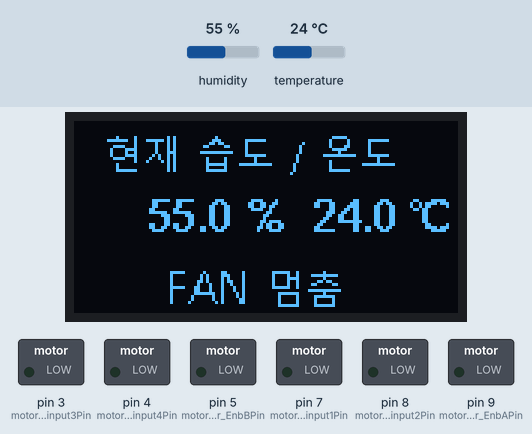
A sketch run on a simulated Arduino Nano, built with avr-gcc and run on an emulated ATmega328P. Parts: 128×64 one-colour display, switched loads named in the sketch (green lamp = pin HIGH). The inputs (shaded band) are chosen by the test bench; at power-on: humidity 55 %, temperature 24 °C. What the sketch prints to the serial monitor is not drawn.

Above: at 5.2 s.
5.3 s: humidity set to 22 %
At 8.3 s:
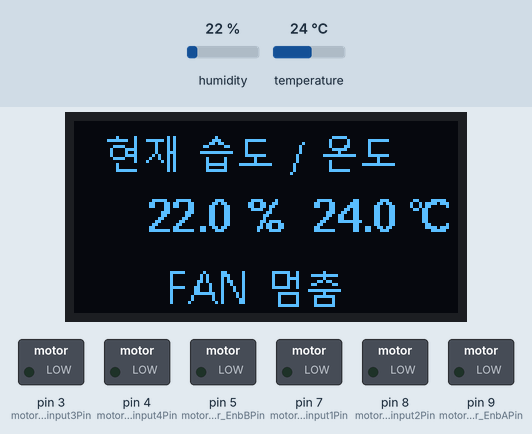
8.6 s: humidity set to 35 %
At 10.2 s:
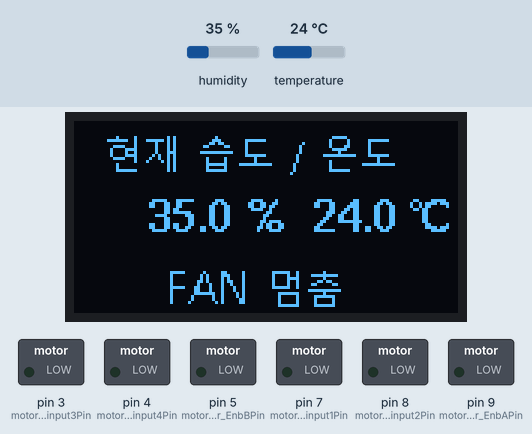
11.9 s: humidity set to 38 %
At 14.9 s:
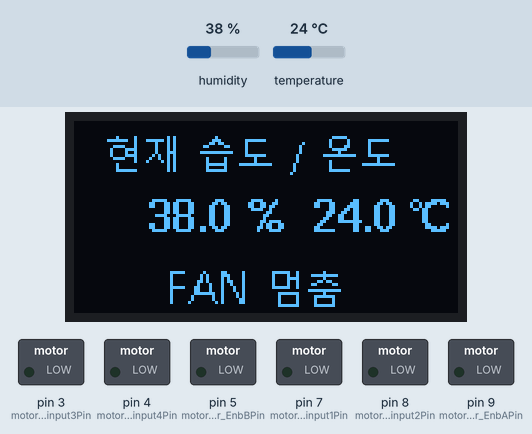
15.2 s: temperature set to 12 °C
At 16.4 s:
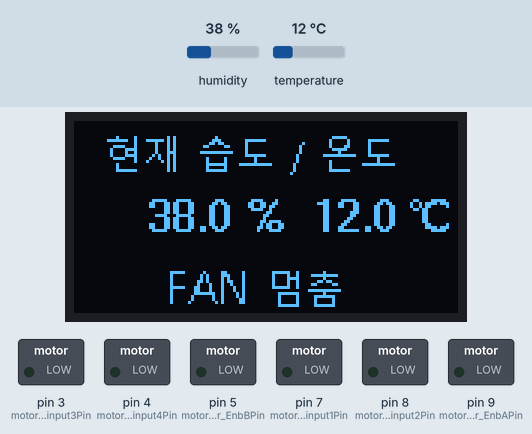
18.5 s: humidity set to 44 %
At 21.0 s:
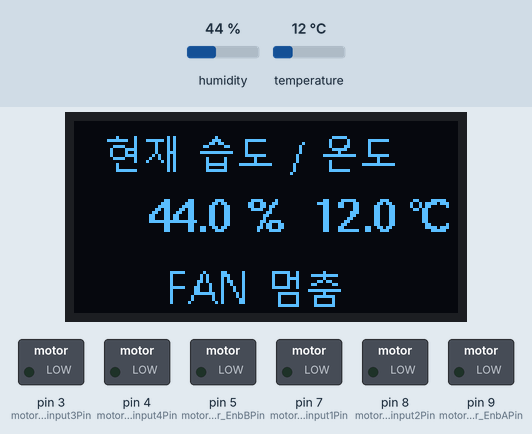
21.8 s: humidity set to 47 %
At 25.4 s:
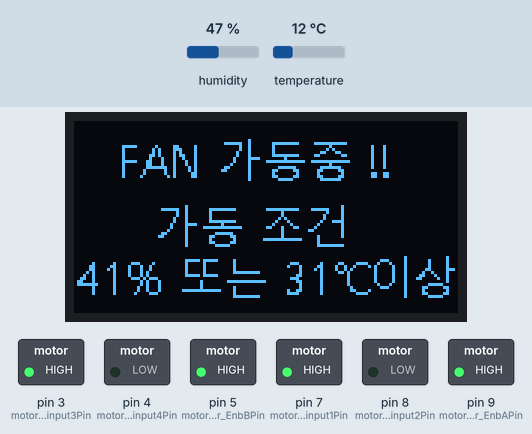
Timing chart, 0 to 35.7 s (numbered marks = the images above; inputs shaded):
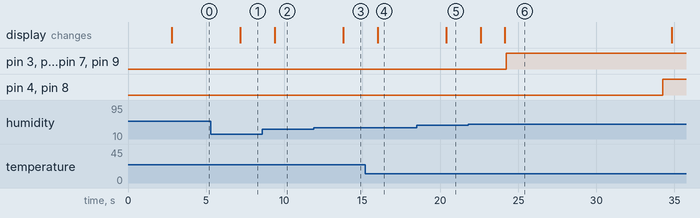

Measured:
- the behaviour switches between 45 and 46 % on humidity (found by bisection; images 5 and 6)
- after the input at 5.3 s, the display: changes after 1.9 s (image 1)
- after the input at 8.6 s, the display: changes after 0.79 s (image 2)
- after the input at 11.9 s, the display: changes after 1.9 s (image 3)
- after the input at 15.2 s, the display: changes after 0.79 s (image 4)
- after the input at 18.5 s, the display: changes after 1.9 s (image 5)
- after the input at 21.8 s, pin 3 (motorDriver_input3Pin), pin 5 (motorDriver_EnbBPin), pin 7 (motorDriver_input1Pin), pin 9 (motorDriver_EnbAPin): LOW → HIGH after 2.4 s instead of 13.4 s; pin 4 (motorDriver_input4Pin), pin 8 (motorDriver_input2Pin): LOW → HIGH after 12.4 s; the display: first changes after 0.79 s (image 6 shows a later state)

The sketch:

fancontrolbyhumi003.ino
```cpp
/*
버전 관리
숫자 없는 버전은  dht22 , oled  핀 배정 및 작동 확인 및 millis를 활용까지 한 버전입니다.
버전 002 는 모터 드라이버 + 12 fan 1ea 그리고 2개까지 작동 + 온도 / 습도  5회 평균값 을 비교해서 다음 동작을 하게 하는 버전

RED PCB 의 드라이버는 고전압에 따른 점퍼핀 제거를 안하여 내부손상되었습니다.
VCC 에 12이상! 전압을 넣을경우 반드시 12V GND 글씨위에 있는 점퍼핀을 제거 해야합니다.
7V ~ 11V 사이는 제거 안하고 사용해도 내부적으로 7805가 5V를 발생 , 내부회로에
쓰일수 있게 해줍니다.

GREN PCB의 경우 S1 이라는 하는 푸쉬 버튼이 있는데 이게 위에 언급한 점퍼핀하고
같은 역활을 합니다.
눌려있으면 +5V 에서  5V가 안 나옵니다.
올라와 있으면 +5V에서 5V가 출력 되는데 이를 아두이노 또는 다른 기기의 5V로
활용이 가능합니다.

정리하자면 외부 입력전압이 12V 이상 ~ L298N의 데이타 시트상의 제원에 맞는 화면글씨뜨게
VCC 라면  점퍼핀 제거 또는 S1이 눌려져 있어야 제대로 작동합니다.

analogWrite가 되는 디지털핀에  ENA 또는 ENB 핀을 연결해야 모터제어가 됩니다.
예를 들어 ENA에 D12번을연결하면  MAX 255 에서 작동되나 100정도로 낮추면 작동을 안합니다.
원인은 analogWrite를 표현못하는 디지털핀이라그렇습니다. ( 핀맵 필히 참고 )

그래서 D5 , D6에 ENA , ENB를 연결하면 제대로 100값을 출력해주기에 모터 전압이 제대로 나옵니다.

다만 fan의 경우  255 맥스 출력이 아니고선 고주파음이 발생 합니다.


버전 003 는 oled 부분에 온도 / 습도 / 팬 1 속도 ? 또는 % 가동 / 팬 2 의 속도 또는 % 가동 표시 하는 버전입니다.
            002버전까자의 데이타를 가지고 온습도에 따른 팬 을 껐다가 켜고  이를 oled에서 확인 할수 있는 버전입니다.
            oled ui 개선 버전 이자 마지막 버전으로 최대한 한글로 표현하는게 목적입니다.
            21년 7월 24일 완료.


*/

/*
dht22  -  5v -> arduino nano 5v
          Signal -> arduino nano D12
          nc -> none
          GND -> arduino nano GND

Oled 0.96 Inch - 5v -> arduino nano 5v
                 gnd -> arduino nano GND
                 SCL -> arduino nano A5
                 SDA  -> arduino nano A4

L298N (GREEN) -  +12V -> VCC
                 GND  -> arduino nano GND
                  < A SIDE >
                 arduino nano+5v  -> 5V
                 arduino nano D3  -> INA Pin
                 arduino nano D4  -> INB Pin
                 arduino nano D5  -> ENA

                < B SIDE >
                 arduino nano+5v  -> 5V
                 arduino nano D7  -> INC Pin
                 arduino nano D8  -> IND Pin
                 arduino nano D6  -> ENB

*/


#include <dht.h>  // By  Rob Tillaart 함수입니다. 타 dht 함수와 사용방법이 살짝 틀립니다.
#include "U8glib.h"

dht DHT;
#define DHT22_PIN 12  // DHT22 Signal을 D12에 배정

int preTime;
int nowTime;
int intervelTime = 2200;  // dht 함수 실행 간격 msec

int preTime2;
int nowTime2;
int intervelTime2 = 5500;

int sensorCount = 0;

int humiditySum = 0;
int humidityAverage = 0;
int temperatureSum = 0;
int temperatureAverage = 0;

// Oled 0.96 구동 드라이버 호출  , SCL = A5 , SDA = A4
U8GLIB_SSD1306_128X64 u8g(U8G_I2C_OPT_DEV_0|U8G_I2C_OPT_NO_ACK|U8G_I2C_OPT_FAST);  // Fast I2C / TWI


//모터 드라이버 모듈  A측 제어핀
#define motorDriver_input1Pin 7
#define motorDriver_input2Pin 8
#define motorDriver_EnbAPin 9  // analogWrite가 되는 디지털핀 D5
//모터 드라이버 모듈  B측 제어핀
#define motorDriver_input3Pin 3
#define motorDriver_input4Pin 4
#define motorDriver_EnbBPin 5 // analogWrite가 되는 디지털핀 D9

int motor_Delay = 10000; //10초


// ***** 한글 비트맵 넣기 ******
const unsigned char firstscreen[] PROGMEM = {
0x00, 0x00, 0x00, 0x00, 0x00, 0x00, 0x00, 0x00, 0x00, 0x00, 0x00, 0x00, 0x00, 0x00, 0x00, 0x00,
0x00, 0x00, 0x00, 0x00, 0x00, 0x00, 0x00, 0x00, 0x00, 0x00, 0x00, 0x00, 0x00, 0x00, 0x00, 0x00,
0x00, 0x00, 0x00, 0x00, 0x00, 0x00, 0x00, 0x00, 0x00, 0x00, 0x00, 0x00, 0x00, 0x00, 0x00, 0x00,
0x00, 0x00, 0x00, 0x00, 0x00, 0x00, 0x00, 0x00, 0x00, 0x00, 0x00, 0x00, 0x00, 0x00, 0x00, 0x00,
0x00, 0x00, 0x00, 0x00, 0x00, 0x00, 0x00, 0x00, 0x00, 0x00, 0x00, 0x00, 0x00, 0x00, 0x00, 0x00,
0x00, 0x02, 0x08, 0x01, 0x40, 0x01, 0x00, 0x00, 0x00, 0x00, 0x03, 0xE0, 0x00, 0x00, 0x00, 0x00,
0x00, 0x1F, 0xC8, 0xFD, 0x40, 0x03, 0x80, 0x7F, 0x00, 0x00, 0x04, 0x10, 0x3F, 0x80, 0x00, 0x00,
0x00, 0x00, 0x08, 0x11, 0x40, 0x06, 0xC0, 0x40, 0x00, 0x08, 0x04, 0x10, 0x20, 0x00, 0x00, 0x00,
0x00, 0x07, 0x88, 0x11, 0x40, 0x18, 0x30, 0x40, 0x00, 0x10, 0x04, 0x30, 0x20, 0x00, 0x00, 0x00,
0x00, 0x08, 0x78, 0x11, 0x40, 0x00, 0x00, 0x40, 0x00, 0x10, 0x03, 0xE0, 0x20, 0x00, 0x00, 0x00,
0x00, 0x08, 0x48, 0x11, 0xC0, 0x3F, 0xF8, 0x40, 0x00, 0x10, 0x00, 0x80, 0x20, 0x00, 0x00, 0x00,
0x00, 0x08, 0x78, 0x29, 0x40, 0x00, 0x00, 0x7F, 0x00, 0x20, 0x1F, 0xFC, 0x3F, 0x80, 0x00, 0x00,
0x00, 0x07, 0x88, 0x49, 0x40, 0x08, 0x20, 0x08, 0x00, 0x20, 0x00, 0x00, 0x04, 0x00, 0x00, 0x00,
0x00, 0x00, 0x08, 0x85, 0x40, 0x08, 0x20, 0x08, 0x00, 0x20, 0x04, 0x00, 0x04, 0x00, 0x00, 0x00,
0x00, 0x02, 0x00, 0x01, 0x40, 0x0F, 0xE1, 0xFF, 0xC0, 0x40, 0x04, 0x00, 0xFF, 0xE0, 0x00, 0x00,
0x00, 0x02, 0x00, 0x01, 0x40, 0x08, 0x20, 0x00, 0x00, 0x40, 0x04, 0x00, 0x00, 0x00, 0x00, 0x00,
0x00, 0x03, 0xF8, 0x01, 0x40, 0x0F, 0xE0, 0x00, 0x00, 0x40, 0x07, 0xF0, 0x00, 0x00, 0x00, 0x00,
0x00, 0x00, 0x00, 0x00, 0x00, 0x00, 0x00, 0x00, 0x00, 0x80, 0x00, 0x00, 0x00, 0x00, 0x00, 0x00,
0x00, 0x00, 0x00, 0x00, 0x00, 0x00, 0x00, 0x00, 0x00, 0x00, 0x00, 0x00, 0x00, 0x00, 0x00, 0x00,
0x00, 0x00, 0x00, 0x00, 0x00, 0x00, 0x00, 0x00, 0x00, 0x00, 0x00, 0x00, 0x00, 0x00, 0x00, 0x00,
0x00, 0x00, 0x00, 0x00, 0x00, 0x00, 0x00, 0x00, 0x00, 0x00, 0x00, 0x00, 0x00, 0x00, 0x00, 0x00,
0x00, 0x00, 0x00, 0x00, 0x00, 0x00, 0x00, 0x00, 0x00, 0x00, 0x00, 0x00, 0x00, 0x00, 0x00, 0x00,
0x00, 0x00, 0x00, 0x00, 0x00, 0x00, 0x00, 0x00, 0x00, 0x00, 0x00, 0x00, 0x00, 0x00, 0x00, 0x00,
0x00, 0x00, 0x00, 0x00, 0x00, 0x00, 0x00, 0x00, 0x00, 0x00, 0x00, 0x00, 0x00, 0x00, 0x00, 0x00,
0x00, 0x00, 0x00, 0x00, 0x00, 0x00, 0x00, 0x00, 0x00, 0x00, 0x00, 0x00, 0x00, 0x00, 0x00, 0x00,
0x00, 0x00, 0x00, 0x00, 0x00, 0x00, 0x00, 0x00, 0x00, 0x00, 0x00, 0x00, 0x00, 0x00, 0x00, 0x00,
0x00, 0x00, 0x00, 0x00, 0x00, 0x00, 0x00, 0x00, 0x00, 0x00, 0x00, 0x00, 0x00, 0x00, 0x00, 0x00,
0x00, 0x00, 0x00, 0x00, 0x00, 0x00, 0x00, 0x00, 0x00, 0x00, 0x00, 0x00, 0x00, 0x00, 0x00, 0x00,
0x00, 0x00, 0x00, 0x00, 0x00, 0x00, 0x00, 0x00, 0x00, 0x00, 0x00, 0x00, 0x00, 0x00, 0x00, 0x00,
0x00, 0x00, 0x00, 0x00, 0x00, 0x00, 0x00, 0x00, 0x00, 0x00, 0x00, 0x00, 0x00, 0x00, 0x00, 0x00,
0x00, 0x00, 0x00, 0x00, 0x00, 0x00, 0x00, 0x00, 0x00, 0x00, 0x00, 0x00, 0x00, 0x00, 0x00, 0x00,
0x00, 0x00, 0x00, 0x00, 0x00, 0x00, 0x00, 0x00, 0x00, 0x00, 0x00, 0x00, 0x00, 0x00, 0x00, 0x00,
0x00, 0x00, 0x00, 0x00, 0x00, 0x00, 0x00, 0x00, 0x00, 0x00, 0x00, 0x00, 0x00, 0x00, 0x00, 0x00,
0x00, 0x00, 0x00, 0x00, 0x00, 0x00, 0x00, 0x00, 0x00, 0x00, 0x00, 0x00, 0x00, 0x00, 0x00, 0x00,
0x00, 0x00, 0x00, 0x00, 0x00, 0x00, 0x00, 0x00, 0x00, 0x00, 0x00, 0x00, 0x00, 0x00, 0x00, 0x00,
0x00, 0x00, 0x00, 0x00, 0x00, 0x00, 0x00, 0x00, 0x00, 0x00, 0x00, 0x00, 0x00, 0x00, 0x00, 0x00,
0x00, 0x00, 0x00, 0x00, 0x00, 0x00, 0x00, 0x00, 0x00, 0x00, 0x00, 0x00, 0x00, 0x00, 0x00, 0x00,
0x00, 0x00, 0x00, 0x00, 0x00, 0x00, 0x00, 0x00, 0x00, 0x00, 0x00, 0x00, 0x00, 0x00, 0x00, 0x00,
0x00, 0x00, 0x00, 0x00, 0x00, 0x00, 0x00, 0x00, 0x00, 0x00, 0x00, 0x00, 0x00, 0x00, 0x00, 0x00,
0x00, 0x00, 0x00, 0x00, 0x00, 0x00, 0x00, 0x00, 0x00, 0x00, 0x00, 0x00, 0x00, 0x00, 0x00, 0x00,
0x00, 0x00, 0x00, 0x00, 0x00, 0x00, 0x00, 0x00, 0x00, 0x00, 0x00, 0x00, 0x00, 0x00, 0x00, 0x00,
0x00, 0x00, 0x00, 0x00, 0x00, 0x00, 0x00, 0x00, 0x00, 0x00, 0x00, 0x00, 0x00, 0x00, 0x00, 0x00,
0x00, 0x00, 0x00, 0x00, 0x00, 0x00, 0x00, 0x00, 0x00, 0x00, 0x00, 0x00, 0x00, 0x00, 0x00, 0x00,
0x00, 0x00, 0x00, 0x00, 0x00, 0x00, 0x00, 0x00, 0x00, 0x00, 0x00, 0x00, 0x00, 0x00, 0x00, 0x00,
0x00, 0x00, 0x00, 0x00, 0x00, 0x00, 0x00, 0x00, 0x00, 0x00, 0x00, 0x00, 0x00, 0x00, 0x00, 0x00,
0x00, 0x00, 0x00, 0x00, 0x00, 0x00, 0x00, 0x00, 0x00, 0x00, 0x00, 0x00, 0x00, 0x00, 0x00, 0x00,
0x00, 0x00, 0x00, 0x00, 0x00, 0x00, 0x00, 0x00, 0x00, 0x00, 0x00, 0x00, 0x00, 0x00, 0x00, 0x00,
0x00, 0x00, 0x00, 0x00, 0x00, 0x00, 0x00, 0x00, 0x00, 0x00, 0x00, 0x00, 0x00, 0x00, 0x00, 0x00,
0x00, 0x00, 0x00, 0x00, 0x00, 0x00, 0x00, 0x00, 0x00, 0x00, 0x00, 0x00, 0x00, 0x00, 0x00, 0x00,
0x00, 0x00, 0x00, 0x00, 0x00, 0x00, 0x00, 0x00, 0x00, 0x00, 0x00, 0x00, 0x00, 0x00, 0x00, 0x00,
0x00, 0x00, 0x00, 0x00, 0xF8, 0x10, 0x60, 0x80, 0x3F, 0x20, 0x10, 0x00, 0x00, 0x00, 0x00, 0x00,
0x00, 0x00, 0x00, 0x00, 0x80, 0x28, 0x70, 0x80, 0x21, 0x21, 0xFF, 0x00, 0x00, 0x00, 0x00, 0x00,
0x00, 0x00, 0x00, 0x00, 0x80, 0x28, 0x50, 0x80, 0x21, 0xE0, 0x10, 0x00, 0x00, 0x00, 0x00, 0x00,
0x00, 0x00, 0x00, 0x00, 0x80, 0x68, 0x58, 0x80, 0x21, 0x20, 0x6C, 0x00, 0x00, 0x00, 0x00, 0x00,
0x00, 0x00, 0x00, 0x00, 0x80, 0x44, 0x48, 0x80, 0x21, 0x21, 0x83, 0x00, 0x00, 0x00, 0x00, 0x00,
0x00, 0x00, 0x00, 0x00, 0xF8, 0xC4, 0x44, 0x80, 0x3F, 0x20, 0x00, 0x00, 0x00, 0x00, 0x00, 0x00,
0x00, 0x00, 0x00, 0x00, 0x80, 0xC4, 0x44, 0x80, 0x00, 0x03, 0xFF, 0x80, 0x00, 0x00, 0x00, 0x00,
0x00, 0x00, 0x00, 0x00, 0x80, 0xFE, 0x42, 0x80, 0x0F, 0xE0, 0x10, 0x00, 0x00, 0x00, 0x00, 0x00,
0x00, 0x00, 0x00, 0x00, 0x81, 0x02, 0x42, 0x80, 0x08, 0x20, 0xFE, 0x00, 0x00, 0x00, 0x00, 0x00,
0x00, 0x00, 0x00, 0x00, 0x81, 0x02, 0x41, 0x80, 0x08, 0x20, 0x82, 0x00, 0x00, 0x00, 0x00, 0x00,
0x00, 0x00, 0x00, 0x00, 0x82, 0x01, 0x41, 0x80, 0x08, 0x20, 0x82, 0x00, 0x00, 0x00, 0x00, 0x00,
0x00, 0x00, 0x00, 0x00, 0x00, 0x00, 0x00, 0x00, 0x0F, 0xE0, 0xFE, 0x00, 0x00, 0x00, 0x00, 0x00,
0x00, 0x00, 0x00, 0x00, 0x00, 0x00, 0x00, 0x00, 0x00, 0x00, 0x00, 0x00, 0x00, 0x00, 0x00, 0x00,
0x00, 0x00, 0x00, 0x00, 0x00, 0x00, 0x00, 0x00, 0x00, 0x00, 0x00, 0x00, 0x00, 0x00, 0x00, 0x00
};

const unsigned char secondscreen[] PROGMEM = {
0x00, 0x00, 0x00, 0x00, 0x00, 0x00, 0x00, 0x00, 0x00, 0x00, 0x00, 0x00, 0x00, 0x00, 0x00, 0x00,
0x00, 0x00, 0x00, 0x00, 0x00, 0x00, 0x00, 0x00, 0x00, 0x00, 0x00, 0x00, 0x00, 0x00, 0x00, 0x00,
0x00, 0x00, 0x00, 0x00, 0x00, 0x00, 0x00, 0x00, 0x00, 0x00, 0x00, 0x00, 0x00, 0x00, 0x00, 0x00,
0x00, 0x00, 0x00, 0x00, 0x00, 0x00, 0x00, 0x00, 0x00, 0x00, 0x00, 0x00, 0x00, 0x00, 0x00, 0x00,
0x00, 0x00, 0x00, 0x00, 0x00, 0x00, 0x00, 0x00, 0x00, 0x00, 0x00, 0x00, 0x00, 0x00, 0x00, 0x00,
0x00, 0x00, 0x00, 0x00, 0x00, 0x00, 0x00, 0x00, 0x00, 0x00, 0x00, 0x00, 0x00, 0x00, 0x00, 0x00,
0x00, 0x00, 0x00, 0x00, 0x00, 0x00, 0x00, 0x20, 0x00, 0x00, 0x00, 0x00, 0x00, 0x00, 0x00, 0x00,
0x00, 0x00, 0x00, 0x00, 0x00, 0x00, 0x3F, 0x20, 0x3F, 0xE0, 0xFF, 0xE0, 0x00, 0x00, 0x00, 0x00,
0x00, 0x00, 0xF8, 0x10, 0x60, 0x80, 0x01, 0x20, 0x20, 0x00, 0x04, 0x00, 0x11, 0x00, 0x00, 0x00,
0x00, 0x00, 0x80, 0x28, 0x70, 0x80, 0x01, 0x20, 0x20, 0x00, 0x0A, 0x00, 0x11, 0x00, 0x00, 0x00,
0x00, 0x00, 0x80, 0x28, 0x50, 0x80, 0x02, 0x20, 0x20, 0x00, 0x31, 0x80, 0x11, 0x00, 0x00, 0x00,
0x00, 0x00, 0x80, 0x68, 0x58, 0x80, 0x02, 0x20, 0x3F, 0xE0, 0xC0, 0x60, 0x11, 0x00, 0x00, 0x00,
0x00, 0x00, 0x80, 0x44, 0x48, 0x80, 0x04, 0x3C, 0x02, 0x00, 0x00, 0x00, 0x11, 0x00, 0x00, 0x00,
0x00, 0x00, 0xF8, 0xC4, 0x44, 0x80, 0x04, 0x20, 0xFF, 0xF9, 0xFF, 0xF0, 0x11, 0x00, 0x00, 0x00,
0x00, 0x00, 0x80, 0xC4, 0x44, 0x80, 0x08, 0x20, 0x00, 0x00, 0x04, 0x00, 0x11, 0x00, 0x00, 0x00,
0x00, 0x00, 0x80, 0xFE, 0x42, 0x80, 0x30, 0x20, 0x0F, 0xC0, 0x3F, 0x80, 0x11, 0x00, 0x00, 0x00,
0x00, 0x00, 0x81, 0x02, 0x42, 0x80, 0x60, 0x20, 0x30, 0x60, 0x60, 0xC0, 0x00, 0x00, 0x00, 0x00,
0x00, 0x00, 0x81, 0x02, 0x41, 0x80, 0x00, 0x20, 0x20, 0x20, 0x40, 0x40, 0x19, 0x80, 0x00, 0x00,
0x00, 0x00, 0x82, 0x01, 0x41, 0x80, 0x00, 0x20, 0x30, 0x60, 0x60, 0xC0, 0x19, 0x80, 0x00, 0x00,
0x00, 0x00, 0x00, 0x00, 0x00, 0x00, 0x00, 0x20, 0x0F, 0x80, 0x3F, 0x80, 0x00, 0x00, 0x00, 0x00,
0x00, 0x00, 0x00, 0x00, 0x00, 0x00, 0x00, 0x00, 0x00, 0x00, 0x00, 0x00, 0x00, 0x00, 0x00, 0x00,
0x00, 0x00, 0x00, 0x00, 0x00, 0x00, 0x00, 0x00, 0x00, 0x00, 0x00, 0x00, 0x00, 0x00, 0x00, 0x00,
0x00, 0x00, 0x00, 0x00, 0x00, 0x00, 0x00, 0x00, 0x00, 0x00, 0x00, 0x00, 0x00, 0x00, 0x00, 0x00,
0x00, 0x00, 0x00, 0x00, 0x00, 0x00, 0x00, 0x00, 0x00, 0x00, 0x00, 0x00, 0x00, 0x00, 0x00, 0x00,
0x00, 0x00, 0x00, 0x00, 0x00, 0x00, 0x00, 0x00, 0x00, 0x00, 0x00, 0x00, 0x00, 0x00, 0x00, 0x00,
0x00, 0x00, 0x00, 0x00, 0x00, 0x00, 0x00, 0x00, 0x00, 0x00, 0x00, 0x00, 0x00, 0x00, 0x00, 0x00,
0x00, 0x00, 0x00, 0x00, 0x00, 0x00, 0x00, 0x00, 0x00, 0x00, 0x00, 0x00, 0x00, 0x00, 0x00, 0x00,
0x00, 0x00, 0x00, 0x00, 0x00, 0x00, 0x00, 0x00, 0x00, 0x00, 0x00, 0x00, 0x00, 0x00, 0x00, 0x00,
0x00, 0x00, 0x00, 0x00, 0x04, 0x00, 0x00, 0x00, 0x00, 0x00, 0x00, 0x40, 0x00, 0x00, 0x00, 0x00,
0x00, 0x00, 0x00, 0x07, 0xE4, 0x07, 0xFC, 0x00, 0xFF, 0xE1, 0xF8, 0x40, 0x00, 0x00, 0x00, 0x00,
0x00, 0x00, 0x00, 0x00, 0x24, 0x04, 0x00, 0x00, 0x04, 0x00, 0x08, 0x40, 0x00, 0x00, 0x00, 0x00,
0x00, 0x00, 0x00, 0x00, 0x24, 0x04, 0x00, 0x00, 0x04, 0x00, 0x10, 0x40, 0x00, 0x00, 0x00, 0x00,
0x00, 0x00, 0x00, 0x00, 0x44, 0x04, 0x00, 0x00, 0x0A, 0x00, 0x10, 0x40, 0x00, 0x00, 0x00, 0x00,
0x00, 0x00, 0x00, 0x00, 0x44, 0x07, 0xFC, 0x00, 0x11, 0x00, 0x23, 0xC0, 0x00, 0x00, 0x00, 0x00,
0x00, 0x00, 0x00, 0x00, 0x87, 0x80, 0x40, 0x00, 0x20, 0x80, 0x40, 0x40, 0x00, 0x00, 0x00, 0x00,
0x00, 0x00, 0x00, 0x00, 0x84, 0x1F, 0xFF, 0x00, 0xC4, 0x60, 0x80, 0x40, 0x00, 0x00, 0x00, 0x00,
0x00, 0x00, 0x00, 0x01, 0x04, 0x00, 0x00, 0x00, 0x04, 0x03, 0x00, 0x40, 0x00, 0x00, 0x00, 0x00,
0x00, 0x00, 0x00, 0x06, 0x04, 0x01, 0xF8, 0x00, 0x04, 0x00, 0x00, 0x40, 0x00, 0x00, 0x00, 0x00,
0x00, 0x00, 0x00, 0x0C, 0x04, 0x06, 0x0C, 0x00, 0x04, 0x00, 0x40, 0x40, 0x00, 0x00, 0x00, 0x00,
0x00, 0x00, 0x00, 0x00, 0x04, 0x04, 0x04, 0x01, 0xFF, 0xF0, 0x40, 0x00, 0x00, 0x00, 0x00, 0x00,
0x00, 0x00, 0x00, 0x00, 0x04, 0x06, 0x0C, 0x00, 0x00, 0x00, 0x40, 0x00, 0x00, 0x00, 0x00, 0x00,
0x00, 0x00, 0x00, 0x00, 0x04, 0x01, 0xF0, 0x00, 0x00, 0x00, 0x7F, 0xC0, 0x00, 0x00, 0x00, 0x00,
0x00, 0x00, 0x00, 0x00, 0x00, 0x00, 0x00, 0x00, 0x00, 0x00, 0x00, 0x00, 0x00, 0x00, 0x00, 0x00,
0x00, 0x00, 0x00, 0x00, 0x00, 0x00, 0x00, 0x00, 0x00, 0x00, 0x00, 0x00, 0x00, 0x00, 0x00, 0x00,
0x00, 0x00, 0x00, 0x00, 0x00, 0x00, 0x00, 0x00, 0x00, 0x00, 0x00, 0x00, 0x00, 0x00, 0x00, 0x00,
0x00, 0x00, 0x00, 0x00, 0x00, 0x00, 0x00, 0x00, 0x00, 0x00, 0x00, 0x00, 0x00, 0x02, 0x00, 0x08,
0x00, 0x00, 0x00, 0x00, 0x07, 0xDF, 0x04, 0x00, 0x00, 0x00, 0x00, 0x00, 0x03, 0x82, 0x02, 0x08,
0x02, 0x04, 0x1C, 0x20, 0x04, 0x10, 0x04, 0x00, 0x00, 0xE0, 0x20, 0xC3, 0xC4, 0x42, 0x02, 0x08,
0x06, 0x0C, 0x22, 0x40, 0x04, 0x10, 0x04, 0x00, 0x01, 0x10, 0x61, 0x24, 0x28, 0x22, 0x02, 0x08,
0x06, 0x14, 0x22, 0x40, 0x04, 0x10, 0x04, 0x00, 0x00, 0x10, 0xA1, 0x28, 0x08, 0x22, 0x06, 0x0E,
0x0A, 0x04, 0x22, 0x80, 0x04, 0x10, 0x07, 0xFC, 0x00, 0x10, 0x20, 0xD0, 0x08, 0x22, 0x09, 0x08,
0x12, 0x04, 0x22, 0x80, 0x07, 0xDF, 0x00, 0x00, 0x00, 0x30, 0x20, 0x10, 0x08, 0x22, 0x18, 0x88,
0x32, 0x04, 0x1D, 0x70, 0x00, 0x00, 0x00, 0x00, 0x00, 0xE0, 0x20, 0x10, 0x08, 0x22, 0x30, 0x48,
0x62, 0x04, 0x02, 0x88, 0x00, 0x20, 0x1F, 0xFF, 0x00, 0x30, 0x20, 0x10, 0x08, 0x22, 0x00, 0x08,
0x7F, 0x04, 0x02, 0x88, 0x00, 0x20, 0x00, 0x00, 0x00, 0x10, 0x20, 0x10, 0x04, 0x42, 0x03, 0xE0,
0x02, 0x04, 0x04, 0x88, 0x00, 0x20, 0x04, 0x00, 0x00, 0x10, 0x20, 0x08, 0x03, 0x82, 0x0C, 0x18,
0x02, 0x04, 0x04, 0x88, 0x0F, 0xFF, 0x84, 0x00, 0x01, 0x30, 0x20, 0x0C, 0x20, 0x02, 0x08, 0x08,
0x02, 0x04, 0x08, 0x70, 0x00, 0x00, 0x04, 0x00, 0x01, 0xE0, 0x20, 0x03, 0xC0, 0x02, 0x0C, 0x18,
0x00, 0x00, 0x00, 0x00, 0x00, 0x00, 0x07, 0xFC, 0x00, 0x00, 0x00, 0x00, 0x00, 0x02, 0x03, 0xE0,
0x00, 0x00, 0x00, 0x00, 0x00, 0x00, 0x00, 0x00, 0x00, 0x00, 0x00, 0x00, 0x00, 0x00, 0x00, 0x00,
0x00, 0x00, 0x00, 0x00, 0x00, 0x00, 0x00, 0x00, 0x00, 0x00, 0x00, 0x00, 0x00, 0x00, 0x00, 0x00,
0x00, 0x00, 0x00, 0x00, 0x00, 0x00, 0x00, 0x00, 0x00, 0x00, 0x00, 0x00, 0x00, 0x00, 0x00, 0x00,
0x00, 0x00, 0x00, 0x00, 0x00, 0x00, 0x00, 0x00, 0x00, 0x00, 0x00, 0x00, 0x00, 0x00, 0x00, 0x00,
0x00, 0x00, 0x00, 0x00, 0x00, 0x00, 0x00, 0x00, 0x00, 0x00, 0x00, 0x00, 0x00, 0x00, 0x00, 0x00
};


void setup()
{
    Serial.begin(9600);
  pinMode(motorDriver_input1Pin, OUTPUT);             // 제어 1번핀 출력모드 설정
  pinMode(motorDriver_input2Pin, OUTPUT);             // 제어 2번핀 출력모드 설정
  pinMode(motorDriver_EnbAPin, OUTPUT);               // A측 PWM 출력 설정
  pinMode(motorDriver_input3Pin, OUTPUT);             // 제어 3번핀 출력모드 설정
  pinMode(motorDriver_input4Pin, OUTPUT);             // 제어 4번핀 출력모드 설정
  pinMode(motorDriver_EnbBPin, OUTPUT);               // B측 PWM 출력 설정
}

void loop()
{

    //  *** dht ***
    nowTime = millis();
    if((nowTime - preTime) >= intervelTime )
    {

        DHT.read22(DHT22_PIN);  // DHT11이면 22 -> 11로 변경 하면 됨  , 이 구문이 없으면 값을 못 읽음
        Serial.println(DHT.humidity , 1);  // 시리얼 모니터링 필요없으면 주석처리 할것
        Serial.println(DHT.temperature , 1); // 시리얼 모니터링 필요없으면 주석처리 할것
        preTime = nowTime;
        sensorCount = sensorCount + 1;  // 밑에 if( sensor == 5)를 위한 + 입니다.
        humiditySum = humiditySum + DHT.humidity; // 밑에 if( sensor == 5)를 위한 + 입니다.
        temperatureSum = temperatureSum + DHT.temperature; // 밑에 if( sensor == 5)를 위한 + 입니다.
        u8g.firstPage();
        do {
         firstpageDraw();
            } while( u8g.nextPage() );

        if( sensorCount == 5)  // 위 if문에 의해서 sensorCount 값이 5에 도달하면
        {
         Serial.println(" sensorCount = 5 if문에 들어왔습니다.");
         delay(1000);
         humidityAverage = humiditySum / 5;  // 밑에 if( humidityAverage > 40 || temperatureAverage > 30)를 위한 평균내는 것입니다.
         temperatureAverage = temperatureSum / 5; // 밑에 if( humidityAverage > 40 || temperatureAverage > 30)를 위한 평균내는 것입니다.
         sensorCount = 0;  // 0으로 처리안하면 sensorCount값이 계속 ++ 해져 if조건문에 못 넘어옵니다.
         humiditySum = 0;  // 0으로 처리안하면 평균값이 계속 커져 if문의 조건을 넘기게 됩니다.
         temperatureSum = 0; // 0으로 처리안하면 평균값이 계속 커져 if문의 조건을 넘기게 됩니다.
         Serial.print("평균온도값은 = ");     // 확인용 구문
         Serial.println(temperatureAverage); // 확인용 구문
         Serial.print("평균습도값은 = ");  // 확인용 구문
         Serial.println(humidityAverage); // 확인용 구문
            if( humidityAverage > 40 || temperatureAverage > 30) //  습도 또는 온도값이 정해진 값을 넘으면
            {
             u8g.firstPage();
            do {
                  secondpageDraw();
               } while( u8g.nextPage() );

             Serial.println(" 평균 습도/ 온도 값이 제한수치 40％ / 30℃ 을 넘었습니다.");
             Serial.println(" 팬을 10초 동안 작동하겠습니다.");
             Serial.println(" 팬 작동하는 동안 온습도 측정은 멈춥니다.");

             motorDriver_forward();
             delay(motor_Delay);
             motorDriver_stop();
             humidityAverage = 0;
             temperatureAverage = 0;
            }

        }
    }
    //  *** dht end ***

    // *** oled ***

    //u8g.firstPage();
    //do {
    //     firstpageDraw();
    //   } while( u8g.nextPage() );


}


void firstpageDraw(void)
{

  u8g.drawBitmapP(0, 0, 16, 64, firstscreen);
  u8g.setFont(u8g_font_helvB10);    // graphic commands to redraw the complete screen should be placed here
  u8g.setPrintPos(25 , 37);
  u8g.print(DHT.humidity,1);
  u8g.drawStr( 58, 37, "%");
  u8g.setPrintPos(80 , 37);
  u8g.print(DHT.temperature , 1);
  u8g.drawStr( 111, 37, "\xb0");
  u8g.drawStr( 115, 37, "C");
  //u8g.drawStr( 30, 22, "Hello World!");//u8g.setFont(u8g_font_osb21);
}

void secondpageDraw(void)
{
  u8g.drawBitmapP(0, 0, 16, 64, secondscreen);
}

void motorDriver_forward() //FAN 시계 방향으로 회전 ( 보통팬은 역회전 없습니다)
{
  digitalWrite(motorDriver_input1Pin, HIGH);
  digitalWrite(motorDriver_input2Pin, LOW);
  analogWrite(motorDriver_EnbAPin, 255);  //A 측 모터 속도를 최대로 설정
  digitalWrite(motorDriver_input3Pin, HIGH);
  digitalWrite(motorDriver_input4Pin, LOW);
  analogWrite(motorDriver_EnbBPin, 255);  // B측모터 속도를 최대로 설정
}

void motorDriver_stop()
{
  digitalWrite(motorDriver_input1Pin, HIGH);         //모터가 멈춤
  digitalWrite(motorDriver_input2Pin, HIGH);
  digitalWrite(motorDriver_input3Pin, HIGH);         //모터가 멈춤
  digitalWrite(motorDriver_input4Pin, HIGH);

}

  
```

Source omitted: firstscreen.c (data table, 6428 bytes), secondpage.c (data table, 6427 bytes)
